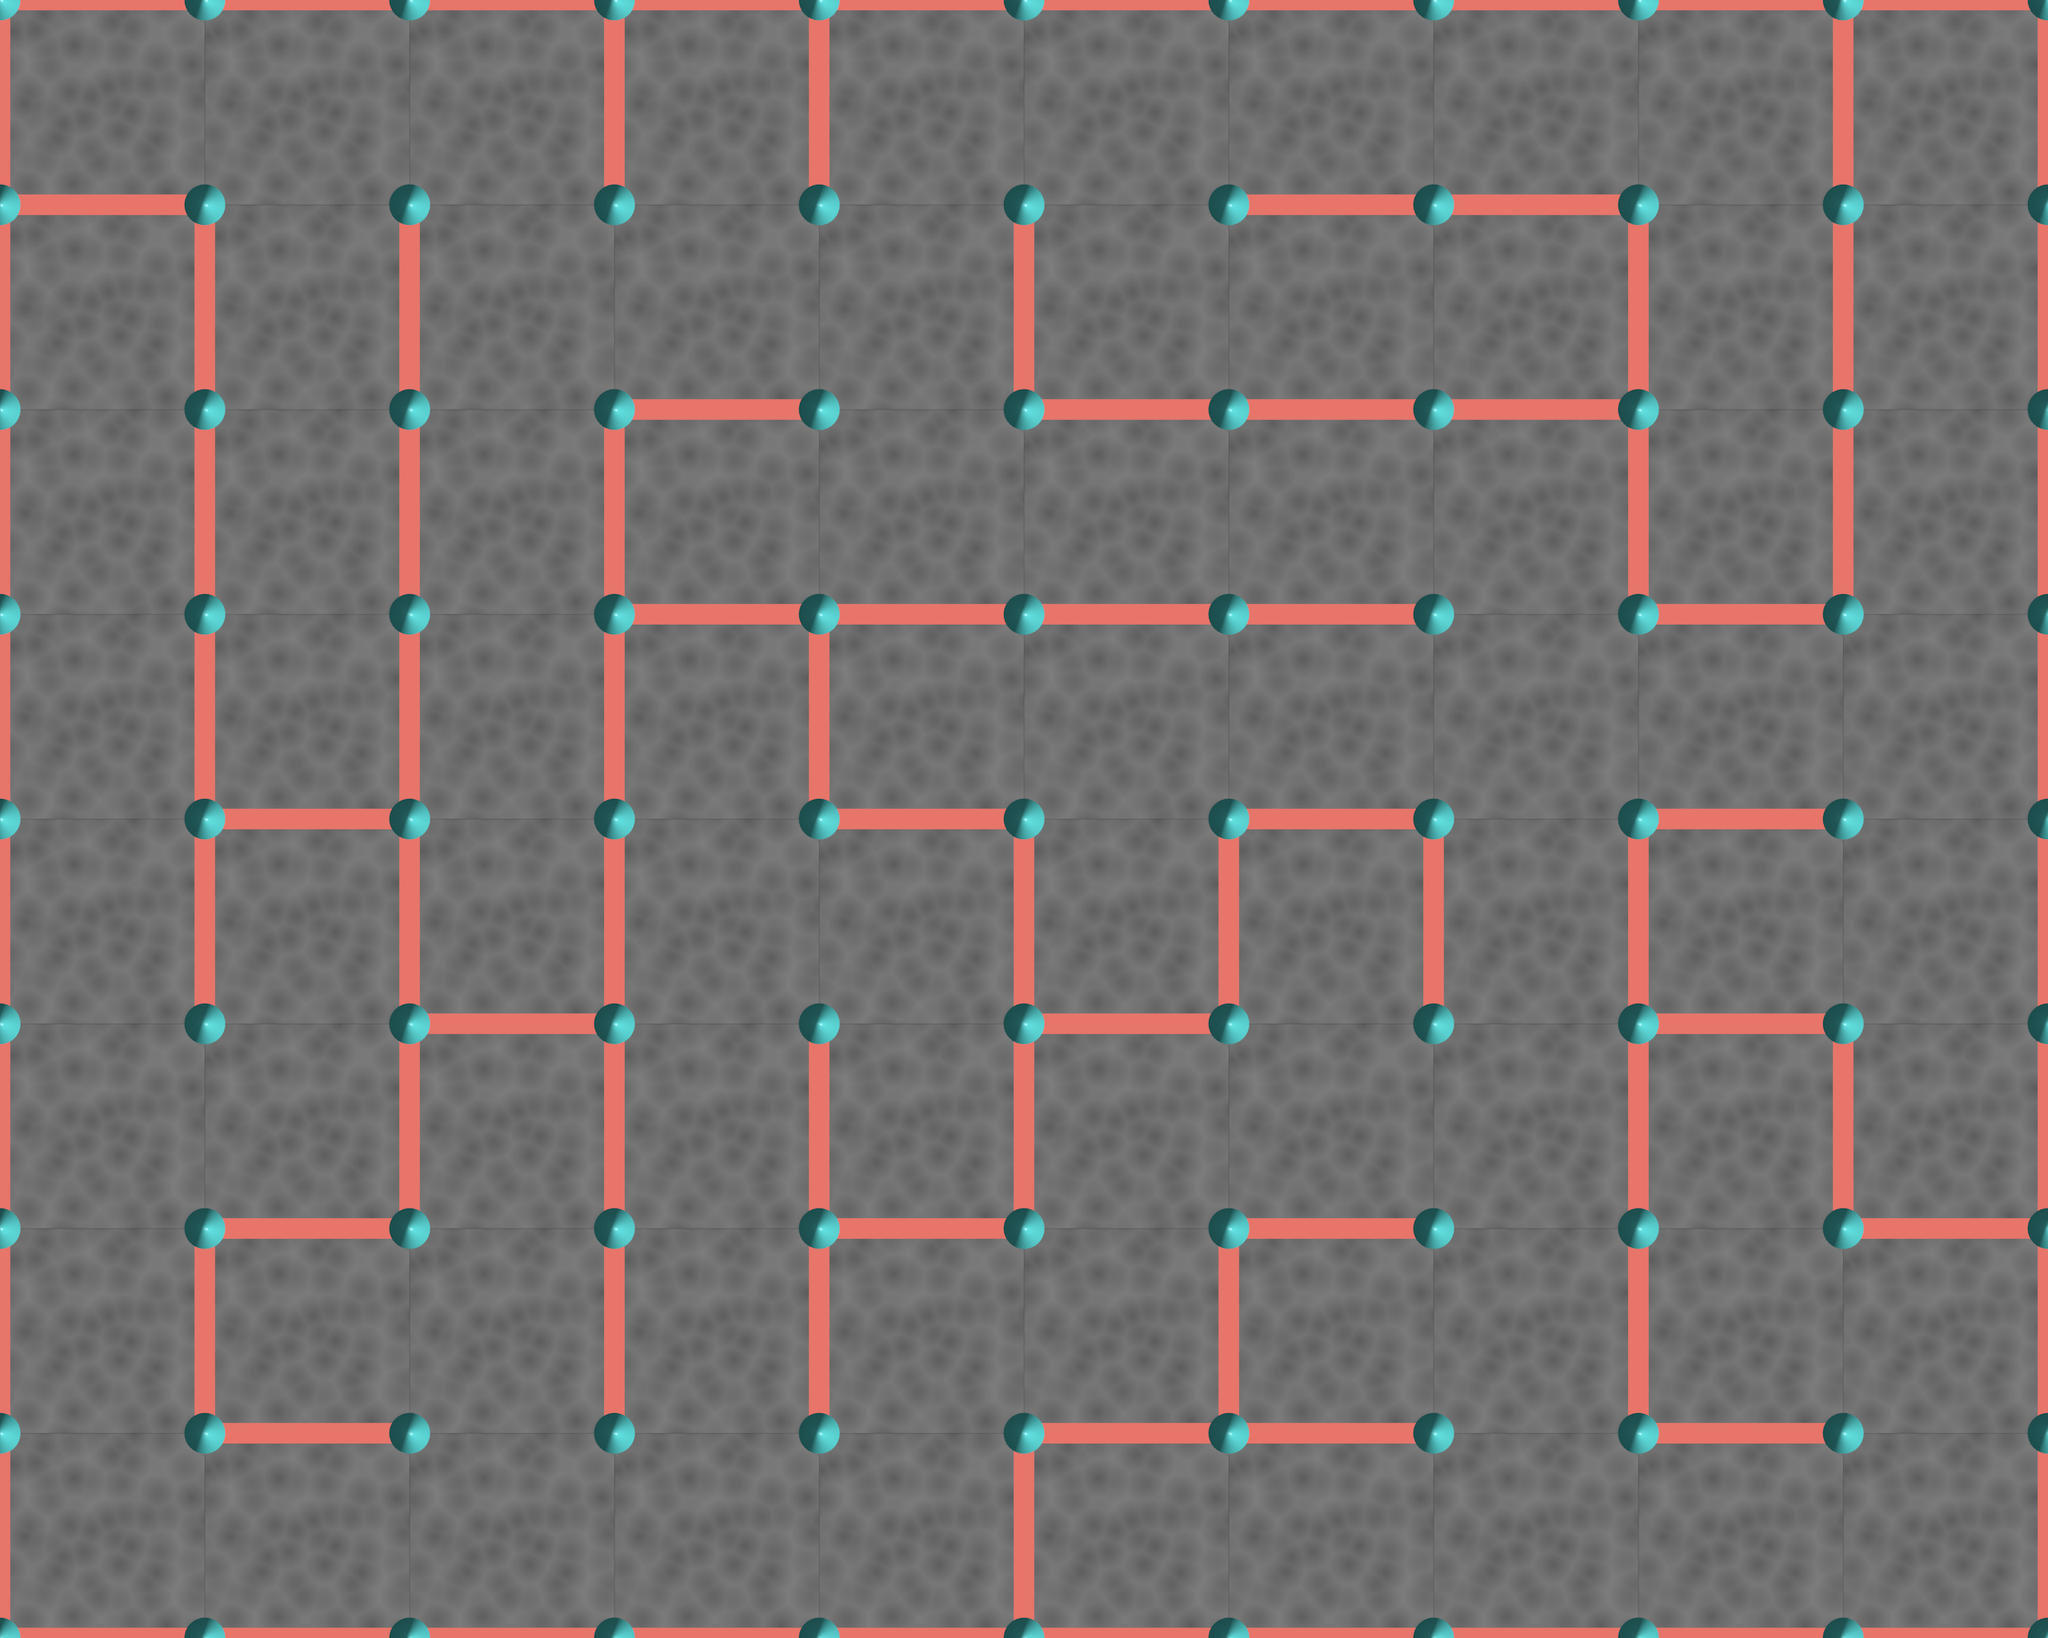

Below is a game level as drawn by its tile map, then a one-line description and the .tmx file that defines it, in full:
An orthogonal 10x8 tile map with 256x256 px tiles, 1 tile layer (main-layer).

<map version="1.0" orientation="orthogonal" renderorder="right-down" width="10" height="8" tilewidth="256" tileheight="256" nextobjectid="1">
 <tileset firstgid="1" name="maze-tiles" tilewidth="256" tileheight="256" tilecount="16" columns="0">
  <tile id="0">
   <image width="256" height="256" source="maze-tile0000.png" />
  </tile>
  <tile id="1">
   <image width="256" height="256" source="maze-tile0001.png" />
  </tile>
  <tile id="2">
   <image width="256" height="256" source="maze-tile0010.png" />
  </tile>
  <tile id="3">
   <image width="256" height="256" source="maze-tile0011.png" />
  </tile>
  <tile id="4">
   <image width="256" height="256" source="maze-tile0100.png" />
  </tile>
  <tile id="5">
   <image width="256" height="256" source="maze-tile0101.png" />
  </tile>
  <tile id="6">
   <image width="256" height="256" source="maze-tile0110.png" />
  </tile>
  <tile id="7">
   <image width="256" height="256" source="maze-tile0111.png" />
  </tile>
  <tile id="8">
   <image width="256" height="256" source="maze-tile1000.png" />
  </tile>
  <tile id="9">
   <image width="256" height="256" source="maze-tile1001.png" />
  </tile>
  <tile id="10">
   <image width="256" height="256" source="maze-tile1010.png" />
  </tile>
  <tile id="11">
   <image width="256" height="256" source="maze-tile1011.png" />
  </tile>
  <tile id="12">
   <image width="256" height="256" source="maze-tile1100.png" />
  </tile>
  <tile id="13">
   <image width="256" height="256" source="maze-tile1101.png" />
  </tile>
  <tile id="14">
   <image width="256" height="256" source="maze-tile1110.png" />
  </tile>
  <tile id="15">
   <image width="256" height="256" source="maze-tile1111.png" />
  </tile>
 </tileset>
 <layer name="main-layer" width="10" height="8">
  <data encoding="csv">
8,5,13,15,7,5,6,6,13,15,
15,11,3,2,9,4,6,14,11,11,
11,11,11,8,2,6,6,13,12,11,
11,12,11,15,8,5,6,1,6,9,
11,15,12,3,13,12,15,11,8,9,
3,10,15,11,12,7,2,9,15,12,
11,8,9,11,7,10,8,9,4,13,
4,6,2,2,10,8,6,2,6,10
</data>
 </layer>
</map>